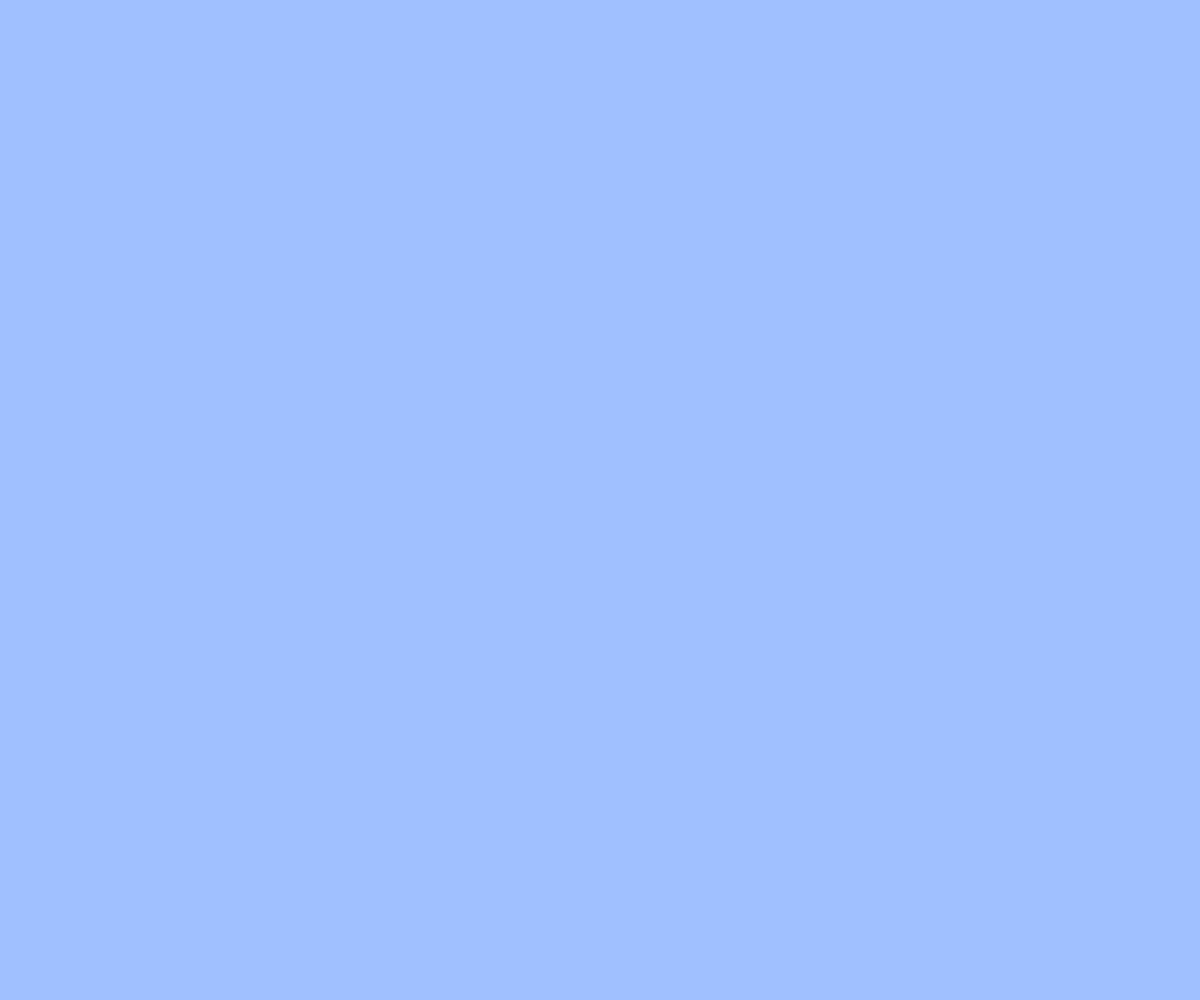
Frame 1 (no input)
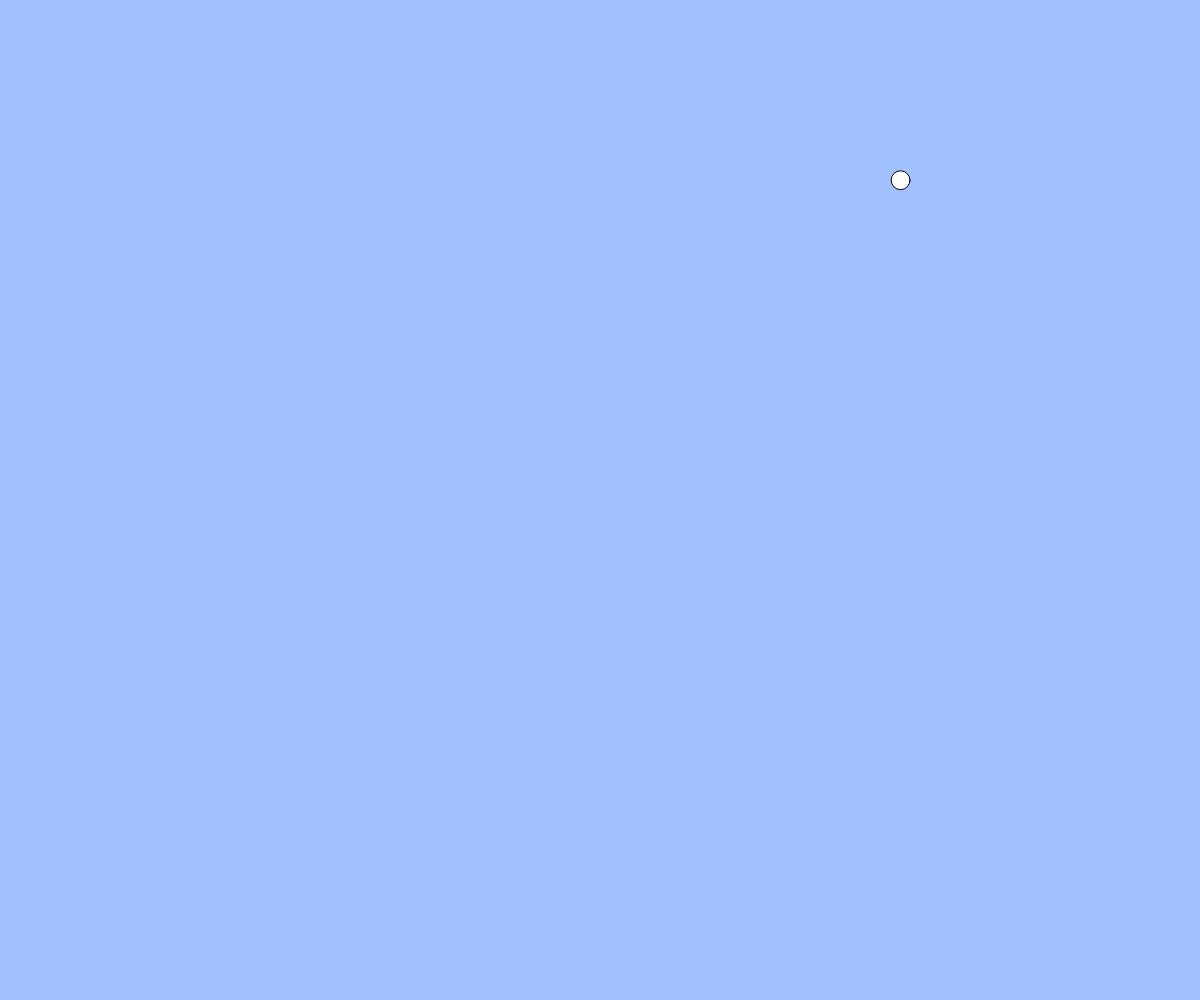
Frame 60 (no input)
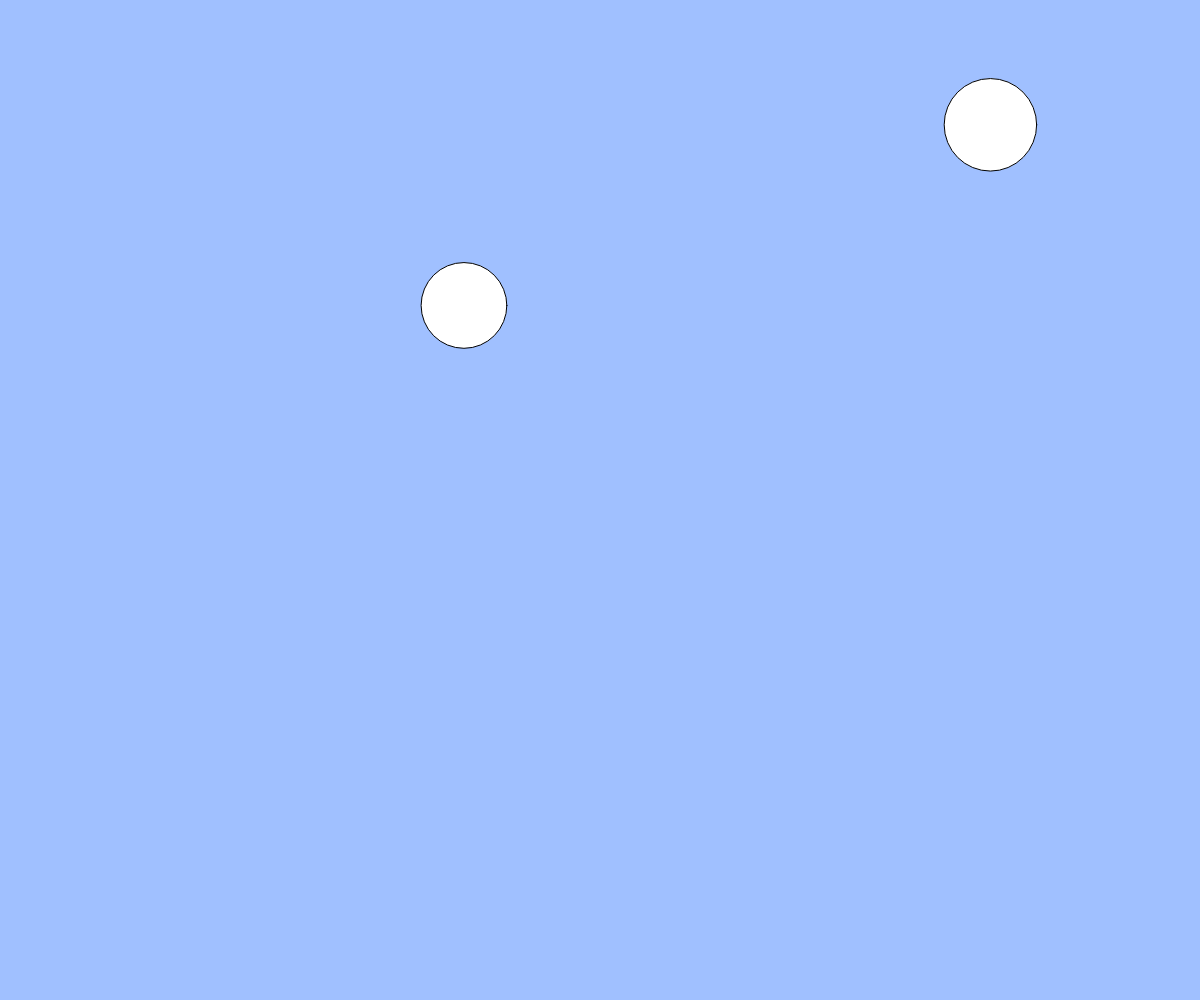
Frame 120 (the mouse pressed at the canvas centre since frame 60)

The p5.js sketch that drew these frames (run headless with seeded random() and noise() and a simulated clock; from frame 60 on, the mouse is pressed at the canvas centre):

// p5.js sketch
// ── sketch.js
//　テキスト「オブジェクト」
// 練習問題：ボールのサイズをランダムに変更してみよう
// 練習問題：何も操作しなくてもボールが湧いてくる機能を追加しよう

let balls;

function setup() {
  createCanvas(windowWidth, windowHeight);
  balls = [];
}

function draw() {
  background(160, 192, 255);
  for (let i = 0; i < balls.length; i++) {
    let b = balls[i];
    ellipse(b.x, b.y, b.size);
    b.x += b.vx;
    b.y += b.vy;
    b.size = random(10, 100);
  }
  if (frameCount % 30 === 0) {
    const b = {
      x: random(width),
      y: random(height),
      vx: random(-3, 3),
      vy: random(-3, 3),
    };
    balls.push(b);
  }
}

function windowResized() {
  resizeCanvas(windowWidth, windowHeight);
}
